Frame 1 (no input): blank canvas, image omitted
Frame 60 (no input): blank canvas, image omitted
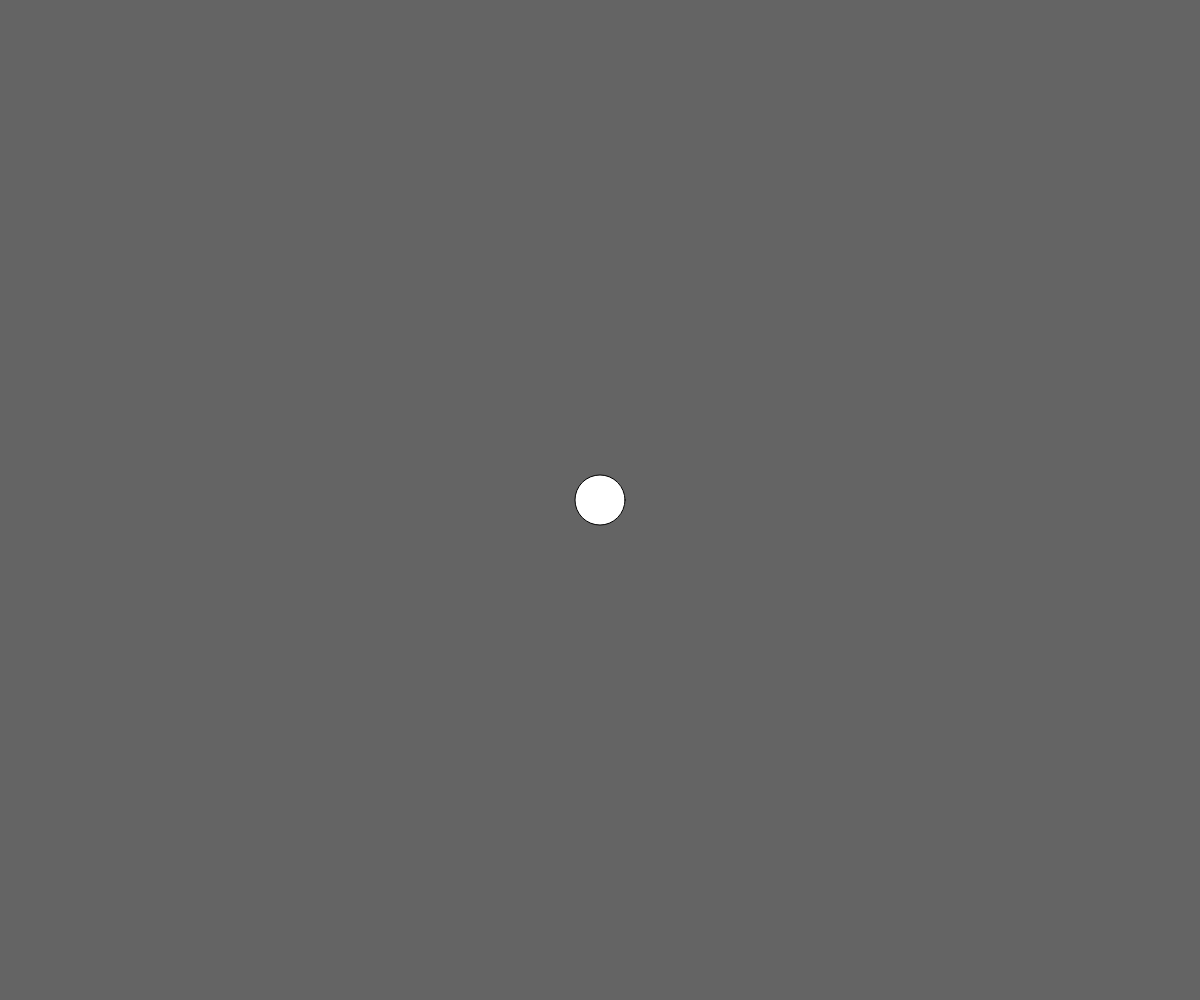
Frame 120 (the mouse pressed at the canvas centre since frame 60)

The p5.js sketch whose frames 1 and 60 were blank and that drew this single picture after the mouse press (run headless with seeded random() and noise() and a simulated clock; from frame 60 on, the mouse is pressed at the canvas centre):

// p5.js sketch
// ── sketch.js
"use strict";

class Planet {
  constructor(x, y) {
    this.x = x;
    this.y = y;
  }

  draw() {
    ellipse(this.x, this.y, 50, 50);
  }
}

let planets = [];

function setup() {
  createCanvas(windowWidth, windowHeight);
}

function draw() {
  background(100);
  for (let planet of planets) {
    planet.draw();
  }
}

function mousePressed() {
  let newPlanet = new Planet(mouseX, mouseY);
  planets.push(newPlanet);
}
